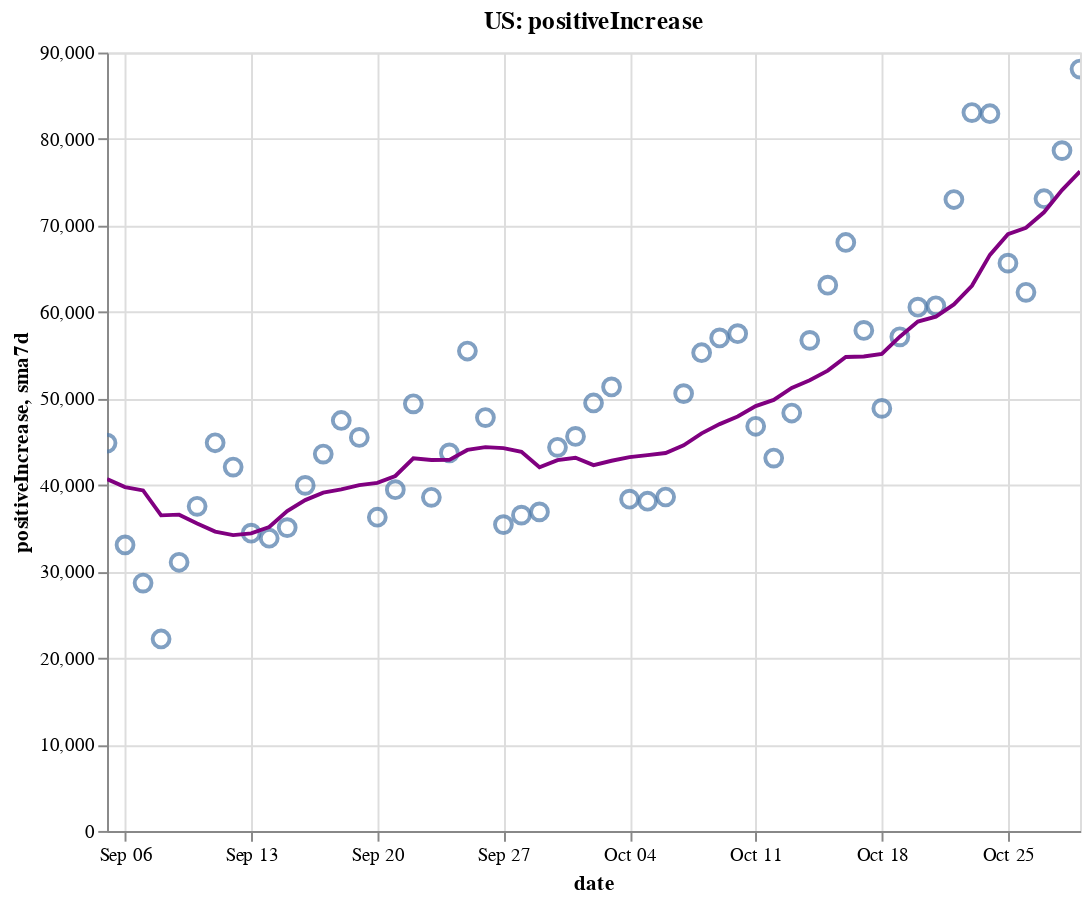

Here is the notebook cell this chart was saved with:
### Code cell
create_plot(us, 'positiveIncrease')

### Figure 1 — Vega-Lite specification as saved in the notebook (floating-point values rounded to 4 significant figures)
{"config": {"view": {"continuousWidth": 400, "continuousHeight": 300}}, "layer": [{"layer": [{"mark": {"type": "point", "size": 75}, "encoding": {"tooltip": [{"type": "temporal", "field": "date"}, {"type": "quantitative", "field": "positiveIncrease"}, {"type": "quantitative", "field": "sma7d"}], "x": {"type": "temporal", "field": "date"}, "y": {"type": "quantitative", "field": "positiveIncrease"}}, "selection": {"selector002": {"type": "interval", "bind": "scales", "encodings": ["x", "y"]}}}, {"mark": {"type": "line", "color": "purple"}, "encoding": {"x": {"type": "temporal", "field": "date"}, "y": {"type": "quantitative", "field": "sma7d"}}}]}, {"mark": {"type": "rule", "color": "#aaa"}, "encoding": {"x": {"type": "temporal", "field": "date"}}, "transform": [{"filter": {"selection": "selector001"}}]}, {"mark": "circle", "encoding": {"opacity": {"condition": {"value": 1, "selection": "selector001"}, "value": 0}, "tooltip": [{"type": "temporal", "field": "date"}, {"type": "quantitative", "field": "positiveIncrease"}, {"type": "quantitative", "field": "sma7d"}], "x": {"type": "temporal", "field": "date"}, "y": {"type": "quantitative", "field": "positiveIncrease"}}, "selection": {"selector001": {"type": "single", "encodings": ["x"], "on": "mouseover", "nearest": true, "empty": "none"}}}, {"mark": {"type": "text", "align": "left", "dx": 5, "dy": -5, "stroke": "white", "strokeWidth": 2}, "encoding": {"text": {"type": "quantitative", "field": "positiveIncrease"}, "tooltip": [{"type": "temporal", "field": "date"}, {"type": "quantitative", "field": "positiveIncrease"}, {"type": "quantitative", "field": "sma7d"}], "x": {"type": "temporal", "field": "date"}, "y": {"type": "quantitative", "field": "positiveIncrease"}}, "transform": [{"filter": {"selection": "selector001"}}]}, {"mark": {"type": "text", "align": "left", "dx": 5, "dy": -5}, "encoding": {"text": {"type": "quantitative", "field": "positiveIncrease"}, "tooltip": [{"type": "temporal", "field": "date"}, {"type": "quantitative", "field": "positiveIncrease"}, {"type": "quantitative", "field": "sma7d"}], "x": {"type": "temporal", "field": "date"}, "y": {"type": "quantitative", "field": "positiveIncrease"}}, "transform": [{"filter": {"selection": "selector001"}}]}], "data": {"name": "data-a560bf26ff2c32d8a62d6b5c9956250b"}, "height": 400, "title": "US: positiveIncrease", "width": 500, "$schema": "https://vega.github.io/schema/vega-lite/v4.8.1.json", "datasets": {"data-a560bf26ff2c32d8a62d6b5c9956250b": [{"date": "2020-09-05T00:00:00", "totalTestResultsIncrease": 966600.0, "positiveIncrease": 44840.0, "death": 180700.0, "deathIncrease": 918.0, "positiveRate": 0.046, "state": "US", "sma7d": 40680.0}, {"date": "2020-09-06T00:00:00", "totalTestResultsIncrease": 831400.0, "positiveIncrease": 33070.0, "death": 181100.0, "deathIncrease": 449.0, "positiveRate": 0.04, "state": "US", "sma7d": 39760.0}, {"date": "2020-09-07T00:00:00", "totalTestResultsIncrease": 662900.0, "positiveIncrease": 28660.0, "death": 181300.0, "deathIncrease": 225.0, "positiveRate": 0.043, "state": "US", "sma7d": 39370.0}, {"date": "2020-09-08T00:00:00", "totalTestResultsIncrease": 582900.0, "positiveIncrease": 22200.0, "death": 181700.0, "deathIncrease": 358.0, "positiveRate": 0.038, "state": "US", "sma7d": 36490.0}, {"date": "2020-09-09T00:00:00", "totalTestResultsIncrease": 703600.0, "positiveIncrease": 31060.0, "death": 182800.0, "deathIncrease": 1084.0, "positiveRate": 0.044, "state": "US", "sma7d": 36570.0}, {"date": "2020-09-10T00:00:00", "totalTestResultsIncrease": 778700.0, "positiveIncrease": 37540.0, "death": 183900.0, "deathIncrease": 1170.0, "positiveRate": 0.048, "state": "US", "sma7d": 35560.0}, {"date": "2020-09-11T00:00:00", "totalTestResultsIncrease": 920000.0, "positiveIncrease": 44880.0, "death": 185000.0, "deathIncrease": 1018.0, "positiveRate": 0.049, "state": "US", "sma7d": 34610.0}, {"date": "2020-09-12T00:00:00", "totalTestResultsIncrease": 994300.0, "positiveIncrease": 42070.0, "death": 185800.0, "deathIncrease": 810.0, "positiveRate": 0.042, "state": "US", "sma7d": 34210.0}, {"date": "2020-09-13T00:00:00", "totalTestResultsIncrease": 772600.0, "positiveIncrease": 34420.0, "death": 186200.0, "deathIncrease": 390.0, "positiveRate": 0.045, "state": "US", "sma7d": 34400.0}, {"date": "2020-09-14T00:00:00", "totalTestResultsIncrease": 501200.0, "positiveIncrease": 33850.0, "death": 186600.0, "deathIncrease": 404.0, "positiveRate": 0.068, "state": "US", "sma7d": 35150.0}, {"date": "2020-09-15T00:00:00", "totalTestResultsIncrease": 812800.0, "positiveIncrease": 35070.0, "death": 187600.0, "deathIncrease": 1031.0, "positiveRate": 0.043, "state": "US", "sma7d": 36980.0}, {"date": "2020-09-16T00:00:00", "totalTestResultsIncrease": 826600.0, "positiveIncrease": 39950.0, "death": 188800.0, "deathIncrease": 1200.0, "positiveRate": 0.048, "state": "US", "sma7d": 38250.0}, {"date": "2020-09-17T00:00:00", "totalTestResultsIncrease": 964300.0, "positiveIncrease": 43580.0, "death": 189700.0, "deathIncrease": 863.0, "positiveRate": 0.045, "state": "US", "sma7d": 39120.0}, {"date": "2020-09-18T00:00:00", "totalTestResultsIncrease": 1093000.0, "positiveIncrease": 47460.0, "death": 190600.0, "deathIncrease": 901.0, "positiveRate": 0.043, "state": "US", "sma7d": 39490.0}, {"date": "2020-09-19T00:00:00", "totalTestResultsIncrease": 1177000.0, "positiveIncrease": 45500.0, "death": 191300.0, "deathIncrease": 740.0, "positiveRate": 0.039, "state": "US", "sma7d": 39980.0}, {"date": "2020-09-20T00:00:00", "totalTestResultsIncrease": 979000.0, "positiveIncrease": 36270.0, "death": 191600.0, "deathIncrease": 327.0, "positiveRate": 0.037, "state": "US", "sma7d": 40240.0}, {"date": "2020-09-21T00:00:00", "totalTestResultsIncrease": 775400.0, "positiveIncrease": 39460.0, "death": 191900.0, "deathIncrease": 287.0, "positiveRate": 0.051, "state": "US", "sma7d": 41040.0}, {"date": "2020-09-22T00:00:00", "totalTestResultsIncrease": 850800.0, "positiveIncrease": 49380.0, "death": 192800.0, "deathIncrease": 854.0, "positiveRate": 0.058, "state": "US", "sma7d": 43090.0}, {"date": "2020-09-23T00:00:00", "totalTestResultsIncrease": 1010000.0, "positiveIncrease": 38570.0, "death": 193900.0, "deathIncrease": 1159.0, "positiveRate": 0.038, "state": "US", "sma7d": 42890.0}, {"date": "2020-09-24T00:00:00", "totalTestResultsIncrease": 1038000.0, "positiveIncrease": 43710.0, "death": 194800.0, "deathIncrease": 921.0, "positiveRate": 0.042, "state": "US", "sma7d": 42910.0}, {"date": "2020-09-25T00:00:00", "totalTestResultsIncrease": 1113000.0, "positiveIncrease": 55490.0, "death": 195700.0, "deathIncrease": 844.0, "positiveRate": 0.05, "state": "US", "sma7d": 44050.0}, {"date": "2020-09-26T00:00:00", "totalTestResultsIncrease": 1123000.0, "positiveIncrease": 47790.0, "death": 196600.0, "deathIncrease": 869.0, "positiveRate": 0.043, "state": "US", "sma7d": 44380.0}, {"date": "2020-09-27T00:00:00", "totalTestResultsIncrease": 905900.0, "positiveIncrease": 35420.0, "death": 196900.0, "deathIncrease": 307.0, "positiveRate": 0.039, "state": "US", "sma7d": 44260.0}, {"date": "2020-09-28T00:00:00", "totalTestResultsIncrease": 1165000.0, "positiveIncrease": 36510.0, "death": 197100.0, "deathIncrease": 257.0, "positiveRate": 0.031, "state": "US", "sma7d": 43840.0}, {"date": "2020-09-29T00:00:00", "totalTestResultsIncrease": 914700.0, "positiveIncrease": 36890.0, "death": 197900.0, "deathIncrease": 739.0, "positiveRate": 0.04, "state": "US", "sma7d": 42050.0}, {"date": "2020-09-30T00:00:00", "totalTestResultsIncrease": 904500.0, "positiveIncrease": 44360.0, "death": 198900.0, "deathIncrease": 1061.0, "positiveRate": 0.049, "state": "US", "sma7d": 42880.0}, {"date": "2020-10-01T00:00:00", "totalTestResultsIncrease": 998300.0, "positiveIncrease": 45620.0, "death": 199800.0, "deathIncrease": 851.0, "positiveRate": 0.046, "state": "US", "sma7d": 43150.0}, {"date": "2020-10-02T00:00:00", "totalTestResultsIncrease": 1242000.0, "positiveIncrease": 49480.0, "death": 200600.0, "deathIncrease": 835.0, "positiveRate": 0.04, "state": "US", "sma7d": 42300.0}, {"date": "2020-10-03T00:00:00", "totalTestResultsIncrease": 1100000.0, "positiveIncrease": 51340.0, "death": 201400.0, "deathIncrease": 741.0, "positiveRate": 0.047, "state": "US", "sma7d": 42800.0}, {"date": "2020-10-04T00:00:00", "totalTestResultsIncrease": 1029000.0, "positiveIncrease": 38360.0, "death": 201700.0, "deathIncrease": 363.0, "positiveRate": 0.037, "state": "US", "sma7d": 43220.0}, {"date": "2020-10-05T00:00:00", "totalTestResultsIncrease": 990800.0, "positiveIncrease": 38120.0, "death": 202000.0, "deathIncrease": 326.0, "positiveRate": 0.038, "state": "US", "sma7d": 43450.0}, {"date": "2020-10-06T00:00:00", "totalTestResultsIncrease": 907200.0, "positiveIncrease": 38610.0, "death": 202700.0, "deathIncrease": 634.0, "positiveRate": 0.043, "state": "US", "sma7d": 43700.0}, {"date": "2020-10-07T00:00:00", "totalTestResultsIncrease": 973500.0, "positiveIncrease": 50560.0, "death": 203600.0, "deathIncrease": 916.0, "positiveRate": 0.052, "state": "US", "sma7d": 44580.0}, {"date": "2020-10-08T00:00:00", "totalTestResultsIncrease": 1150000.0, "positiveIncrease": 55290.0, "death": 204600.0, "deathIncrease": 986.0, "positiveRate": 0.048, "state": "US", "sma7d": 45970.0}, {"date": "2020-10-09T00:00:00", "totalTestResultsIncrease": 1201000.0, "positiveIncrease": 57000.0, "death": 205500.0, "deathIncrease": 893.0, "positiveRate": 0.047, "state": "US", "sma7d": 47040.0}, {"date": "2020-10-10T00:00:00", "totalTestResultsIncrease": 1247000.0, "positiveIncrease": 57490.0, "death": 206100.0, "deathIncrease": 665.0, "positiveRate": 0.046, "state": "US", "sma7d": 47920.0}, {"date": "2020-10-11T00:00:00", "totalTestResultsIncrease": 1083000.0, "positiveIncrease": 46790.0, "death": 206600.0, "deathIncrease": 466.0, "positiveRate": 0.043, "state": "US", "sma7d": 49130.0}, {"date": "2020-10-12T00:00:00", "totalTestResultsIncrease": 1064000.0, "positiveIncrease": 43110.0, "death": 206900.0, "deathIncrease": 287.0, "positiveRate": 0.041, "state": "US", "sma7d": 49840.0}, {"date": "2020-10-13T00:00:00", "totalTestResultsIncrease": 1041000.0, "positiveIncrease": 48320.0, "death": 207600.0, "deathIncrease": 690.0, "positiveRate": 0.046, "state": "US", "sma7d": 51220.0}, {"date": "2020-10-14T00:00:00", "totalTestResultsIncrease": 1042000.0, "positiveIncrease": 56720.0, "death": 208400.0, "deathIncrease": 811.0, "positiveRate": 0.054, "state": "US", "sma7d": 52100.0}, {"date": "2020-10-15T00:00:00", "totalTestResultsIncrease": 1103000.0, "positiveIncrease": 63100.0, "death": 209300.0, "deathIncrease": 951.0, "positiveRate": 0.057, "state": "US", "sma7d": 53220.0}, {"date": "2020-10-16T00:00:00", "totalTestResultsIncrease": 1230000.0, "positiveIncrease": 68040.0, "death": 210200.0, "deathIncrease": 877.0, "positiveRate": 0.055, "state": "US", "sma7d": 54800.0}, {"date": "2020-10-17T00:00:00", "totalTestResultsIncrease": 1295000.0, "positiveIncrease": 57870.0, "death": 211000.0, "deathIncrease": 780.0, "positiveRate": 0.045, "state": "US", "sma7d": 54850.0}, {"date": "2020-10-18T00:00:00", "totalTestResultsIncrease": 1056000.0, "positiveIncrease": 48860.0, "death": 211400.0, "deathIncrease": 393.0, "positiveRate": 0.046, "state": "US", "sma7d": 55150.0}, {"date": "2020-10-19T00:00:00", "totalTestResultsIncrease": 1131000.0, "positiveIncrease": 57130.0, "death": 211800.0, "deathIncrease": 456.0, "positiveRate": 0.051, "state": "US", "sma7d": 57150.0}, {"date": "2020-10-20T00:00:00", "totalTestResultsIncrease": 948900.0, "positiveIncrease": 60560.0, "death": 212700.0, "deathIncrease": 832.0, "positiveRate": 0.064, "state": "US", "sma7d": 58900.0}, {"date": "2020-10-21T00:00:00", "totalTestResultsIncrease": 939600.0, "positiveIncrease": 60710.0, "death": 213700.0, "deathIncrease": 1024.0, "positiveRate": 0.065, "state": "US", "sma7d": 59470.0}, {"date": "2020-10-22T00:00:00", "totalTestResultsIncrease": 1219000.0, "positiveIncrease": 73010.0, "death": 214800.0, "deathIncrease": 1143.0, "positiveRate": 0.06, "state": "US", "sma7d": 60880.0}, {"date": "2020-10-23T00:00:00", "totalTestResultsIncrease": 1379000.0, "positiveIncrease": 83060.0, "death": 215800.0, "deathIncrease": 917.0, "positiveRate": 0.06, "state": "US", "sma7d": 63030.0}, {"date": "2020-10-24T00:00:00", "totalTestResultsIncrease": 1322000.0, "positiveIncrease": 82920.0, "death": 216700.0, "deathIncrease": 890.0, "positiveRate": 0.063, "state": "US", "sma7d": 66610.0}, {"date": "2020-10-25T00:00:00", "totalTestResultsIncrease": 1192000.0, "positiveIncrease": 65650.0, "death": 217000.0, "deathIncrease": 377.0, "positiveRate": 0.055, "state": "US", "sma7d": 69010.0}, {"date": "2020-10-26T00:00:00", "totalTestResultsIncrease": 1201000.0, "positiveIncrease": 62270.0, "death": 217400.0, "deathIncrease": 389.0, "positiveRate": 0.052, "state": "US", "sma7d": 69740.0}, {"date": "2020-10-27T00:00:00", "totalTestResultsIncrease": 1081000.0, "positiveIncrease": 73100.0, "death": 218300.0, "deathIncrease": 931.0, "positiveRate": 0.068, "state": "US", "sma7d": 71530.0}, {"date": "2020-10-28T00:00:00", "totalTestResultsIncrease": 1086000.0, "positiveIncrease": 78660.0, "death": 219400.0, "deathIncrease": 1025.0, "positiveRate": 0.072, "state": "US", "sma7d": 74100.0}, {"date": "2020-10-29T00:00:00", "totalTestResultsIncrease": 1321000.0, "positiveIncrease": 88080.0, "death": 220300.0, "deathIncrease": 1043.0, "positiveRate": 0.067, "state": "US", "sma7d": 76250.0}]}}
